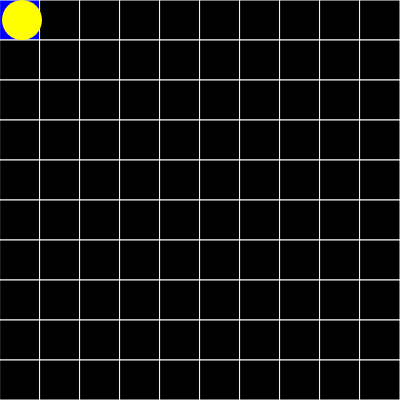
Frame 1 (no input)
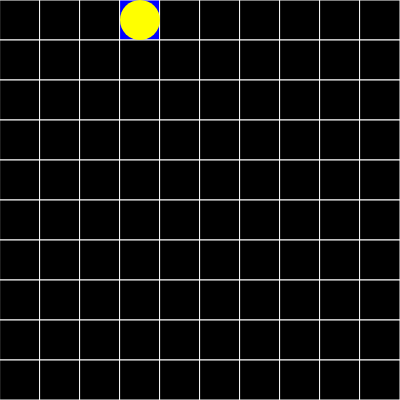
Frame 60 (no input)
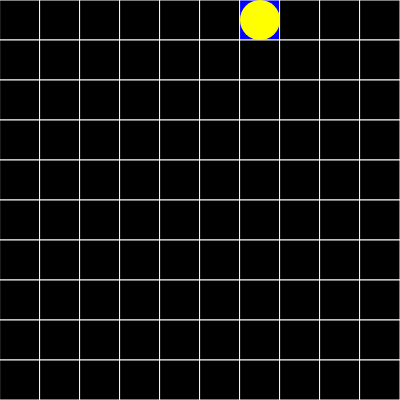
Frame 120 (the mouse pressed at the canvas centre since frame 60)

The p5.js sketch that drew these frames (run headless with seeded random() and noise() and a simulated clock; from frame 60 on, the mouse is pressed at the canvas centre):

// p5.js sketch
// ── sketch.js

let grid, player;

const PLAYER = 1;

function setup() {
  createCanvas(400, 400);
  grid = new Grid();
  player = new Player(grid)
  grid.addObject(player);
}

function draw() {
  grid.update();
  grid.draw();
}

class Grid {
  constructor(w = 10, h = 10) {
    this.w = w;
    this.h = h;
    this.s = min(width, height) / max(w, h);
    this.tiles = Array.from({ length: this.h }, (_, j) =>
      Array.from({ length: this.w }, (_, i) => new Tile({ i, j }, this))
    );
    this.objects = [];
  }
  addObject(obj) {
    this.objects.push(obj);
  }
  update() {
    this.updateObjects();
    this.forEachTile((tile, { i, j }) => {
      tile.contents = undefined;
      this.forEachObj(obj => {
        if (obj.gridPos.i == i && obj.gridPos.j == j) tile.contents = obj;
      });
    })
  }
  tileAt(idx) {
    return this.tiles[idx.j][idx.i];
  }
  get tilesArr() {
    return this.tiles.reduce((arr, row) => arr.concat(row), []);
  }
  forEachTile(fn) {
    this.tilesArr.forEach(tile => fn(tile, tile.idx));
  }
  forEachObj(fn) {
    this.objects.forEach((obj, idx) => fn(obj, idx));
  }
  updateObjects() {
    this.forEachObj(obj => obj.update());
  }
  draw() {
    this.forEachTile(tile => tile.draw());
    this.forEachObj(obj => obj.draw());
  }
}

class Tile {
  constructor(idx, grid) {
    this.grid = grid;
    this.idx = idx;
    this.s = grid.s;
    this.contents = undefined;
  }
  draw() {
    stroke(255);
    fill(0);
    if (this.contents && this.contents.type == PLAYER) fill('blue');
    strokeWeight(1);
    rect(this.idx.i * this.s, this.idx.j * this.s, this.s, this.s);
  }
}

class Obj {
  constructor(type, grid, gridPos = { i: 0, j: 0 }) {
    this.type = type;
    this.grid = grid;
    this.gridPos = gridPos;
    this.s = grid.s;
  }
  update() { };
  draw() { };
}

class Player extends Obj {
  constructor(grid, gridPos) {
    super(PLAYER, grid, gridPos);
    this.pos = createVector(this.gridPos.i * this.s, this.gridPos.j * this.s);
    this.heading = createVector(1, 0);
    this.vel = 2;
  }
  move() {
    this.pos.add(p5.Vector.mult(this.heading, this.vel));
  }
  updateGridPos() {
    let i = round(this.pos.x / this.s);
    let j = round(this.pos.y / this.s);
    this.gridPos = { i, j };
  }
  update() {
    this.move();
    this.updateGridPos();
  }
  draw() {
    fill('yellow');
    noStroke();
    ellipseMode(CORNER);
    ellipse(this.pos.x, this.pos.y, this.s);
  }
}
